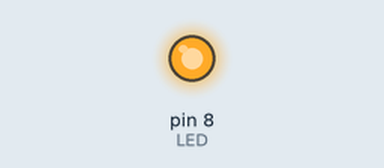
Simulated run of this sketch. Board: Arduino Uno, built with avr-gcc and run on an emulated ATmega328P. Shown: output pins drawn as LEDs (lit = HIGH). What the sketch prints to the serial monitor is not drawn.

Above: at 0.1 s.
Timing chart, 0 to 1.6 s (numbered marks = the images above):
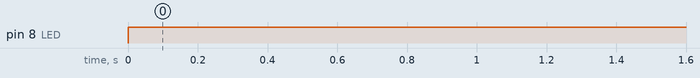

The sketch:

bt_classic_imu.ino
```cpp
#include <SoftwareSerial.h>
SoftwareSerial MyBlue(2, 3); // RX | TX
int flag = 0;
int LED = 8;
void setup()
{
 Serial.begin(9600);
 MyBlue.begin(11520);
 pinMode(LED, OUTPUT);
 Serial.println("Ready to connect\nDefualt password is 1234 or 000");
}
void loop()
{
 if (MyBlue.available())
   flag = MyBlue.read();
 if (flag == 1)
 {
   digitalWrite(LED, HIGH);
   Serial.println("LED On");
 }
 else if (flag == 0)
 {
   digitalWrite(LED, HIGH);
   Serial.println("LED Off");
 }
}
```

Measured:
- by itself, pin 8 (LED): LOW → HIGH at 0.00 s
